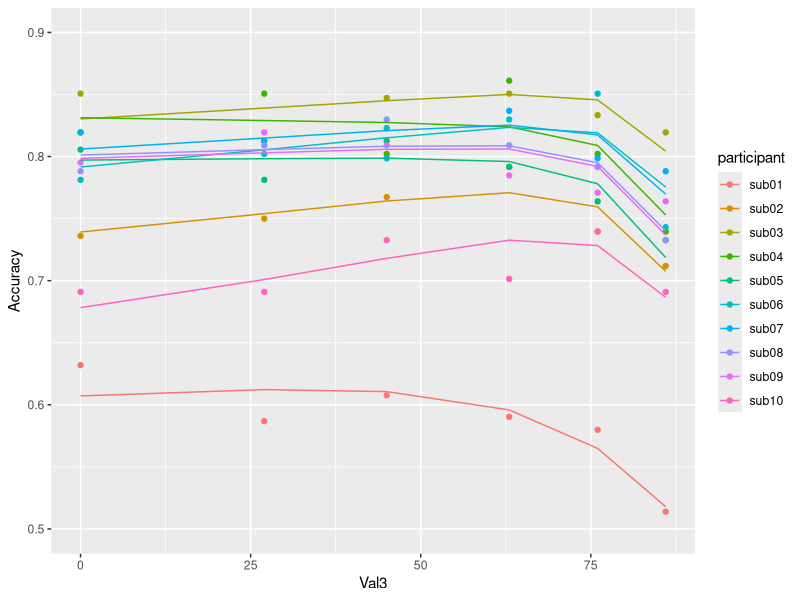

Source code (R):
#+ message = F
library(tidyverse)
library(data.table)


#'# data loading
dat <- fread("exp1_data_behavior.csv", sep = ",", header = T)
dat <- mutate(dat, Corr = ifelse(ChosenITM == CorrectITM, 1, 0))
#dat <- subset(dat, dat$participant != "sub01")
dat <- na.omit(dat)


#'# functions
fs_dnm <- function(Val3, Corr) {
    guess <- c(0.5, 0)
    params <- list("Val3" = Val3, "Corr" = Corr) # input vector
    
    fit <- suppressWarnings(optim(par = guess, fn = deviance, gr = NULL, method = "L-BFGS-B", parameters = params,
                                  lower = c(0, -5),
                                  upper = c(5, 5),
                                  control = list("maxit" = 100000,
                                                 "parscale" = c(0.3, 0.02))))
    
    est <- data.frame(sH = fit$par[1], w = fit$par[2], dev = fit$value)
    return(est)
}

deviance <- function(x, parameters) {
    Val3 <- parameters$Val3
    Corr <- parameters$Corr
    
    sH = x[1]
    w = x[2]
    
    Vcu <- as.data.frame(cbind(100, 90, Val3))/100
    colnames(Vcu) <- c("V1", "V2", "V3")
    Vcu <- mutate(Vcu, sumVcu = V1 + V2 + V3)
    Vcu <- mutate(Vcu, normalizer = sH + w * sumVcu)
    M <- Vcu[, 1:3]/Vcu$normalizer
    M <- mutate(M, P = exp(V1) / (exp(V1) + exp(V2) + exp(V3)))
    M <- mutate(M, P = ifelse(P < .01, .01, P)) #adjustments to avoid punishing models too much for very unlikely predictions
    M <- mutate(M, P = ifelse(P > .99, .99, P)) #adjustments to avoid punishing models too much for very unlikely predictions
    M$Corr <- Corr
    
    dev = -2 * sum(M$Corr * log(M$P) + (1 - M$Corr) * log(1 - M$P))
    return(dev)
}


#'# individual fittings
fits <- c()

for (sub in unique(dat$participant)) {
    d <- subset(dat, dat$participant == sub)
    Val3 <- d$Val3
    Corr <- d$Corr
    f <- tryCatch(fs_dnm(Val3, Corr), error = function(e){f = cbind(NA, NA, NA)}) 
    colnames(f) <- c("sH", "w", "dev")
    fits <- try(rbind(fits, cbind(f, sub)))
    fits <- na.omit(fits)
    fits$sH <- as.numeric(fits$sH)
    fits$w <- as.numeric(fits$w)
    fits$dev <- as.numeric(fits$dev)
}


#'# visualization 
prediction <- c()

for (subj in unique(fits$sub)) {
    f <- subset(fits, fits$sub == subj)
    
    pred <- c(
    exp(1 / (f[1] + f[2] * 1.90)) / ( exp(1 / (f[1] + f[2] * 1.90)) + exp(0.9 / (f[1] + f[2] * 1.90)) + exp(0 / (f[1] + f[2] * 1.90)) ),
    exp(1 / (f[1] + f[2] * 2.17)) / ( exp(1 / (f[1] + f[2] * 2.17)) + exp(0.9 / (f[1] + f[2] * 2.17)) + exp(0.27 / (f[1] + f[2] * 2.17)) ),
    exp(1 / (f[1] + f[2] * 2.35)) / ( exp(1 / (f[1] + f[2] * 2.35)) + exp(0.9 / (f[1] + f[2] * 2.35)) + exp(0.45 / (f[1] + f[2] * 2.35)) ),
    exp(1 / (f[1] + f[2] * 2.53)) / ( exp(1 / (f[1] + f[2] * 2.53)) + exp(0.9 / (f[1] + f[2] * 2.53)) + exp(0.63 / (f[1] + f[2] * 2.53)) ),
    exp(1 / (f[1] + f[2] * 2.66)) / ( exp(1 / (f[1] + f[2] * 2.66)) + exp(0.9 / (f[1] + f[2] * 2.66)) + exp(0.76 / (f[1] + f[2] * 2.66)) ),
    exp(1 / (f[1] + f[2] * 2.76)) / ( exp(1 / (f[1] + f[2] * 2.76)) + exp(0.9 / (f[1] + f[2] * 2.76)) + exp(0.86 / (f[1] + f[2] * 2.76)) ))
    
    pred <- as.numeric(pred)
    pred <- as.data.frame(cbind(pred, subj))
    prediction <- rbind(prediction, pred)
}

dat %>%
    group_by(participant, Val3) %>%
    summarise(Accuracy = mean(Corr)) -> acc

acc <- subset(acc, acc$participant %in% unique(fits$sub))
acc <- cbind(acc, prediction)
acc$pred <- as.numeric(acc$pred)

ggplot(acc) + geom_point(aes(x = Val3, y = Accuracy, color = participant)) +
    geom_line(mapping = aes(x = Val3, y = pred, color = participant)) + ylim(0.5, 0.9)